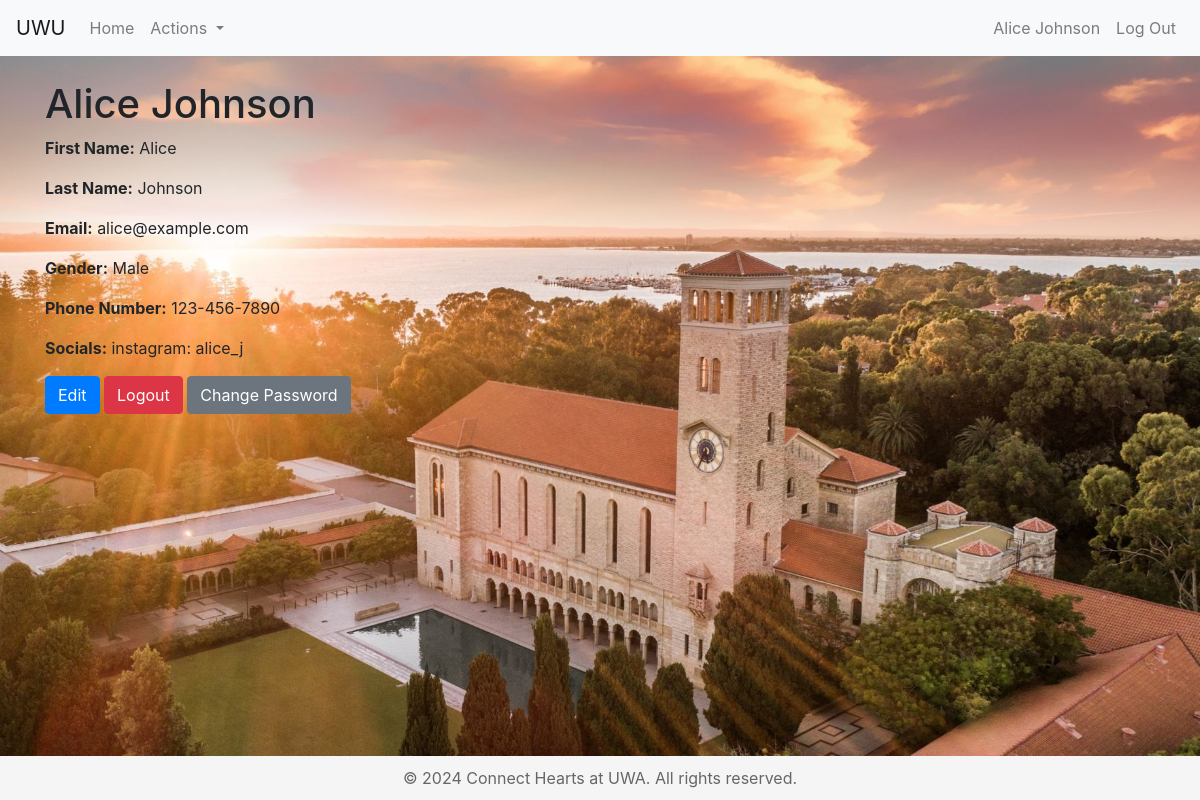
The page /auth/account (signed in) on the database as committed earlier.
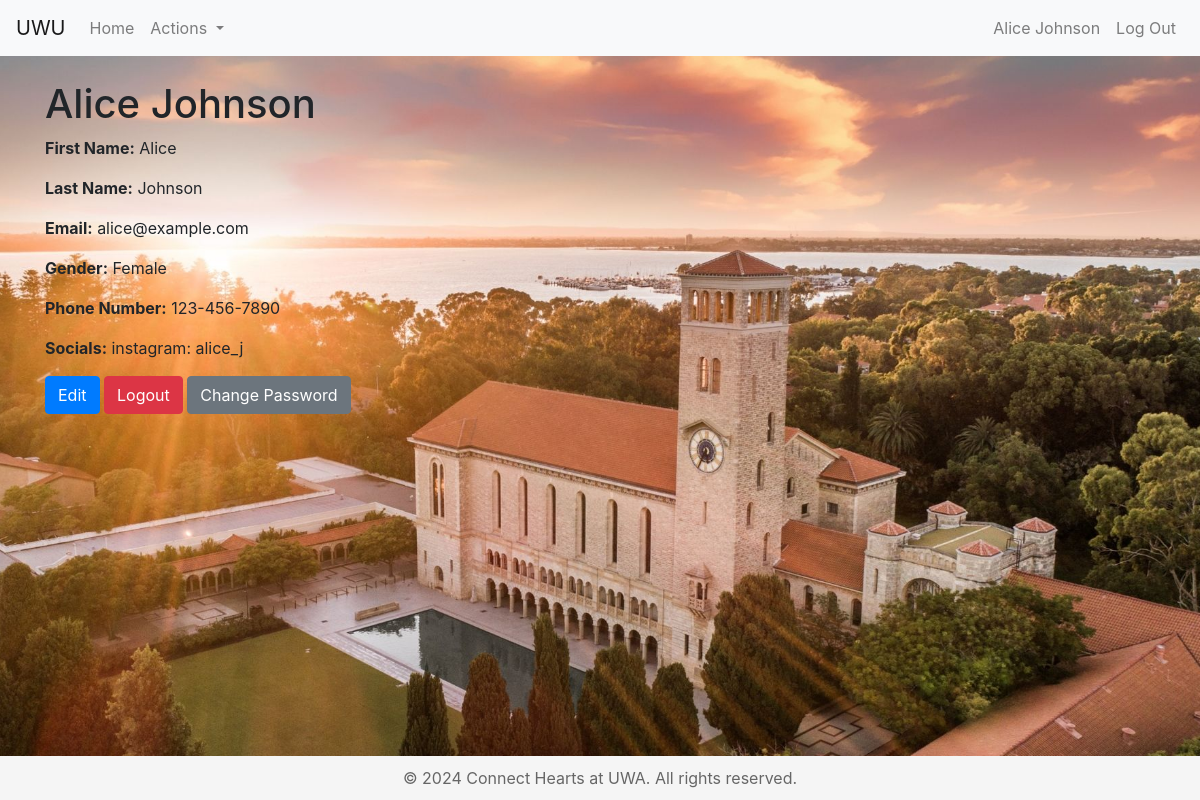
The same page on the database as committed later.
### models.py (models this page shows)
class User(db.Model):
    user_id = db.Column(db.Integer, primary_key=True)
    first_name = db.Column(db.String(100), nullable=False)
    last_name = db.Column(db.String(100), nullable=False)
    gender = db.Column(db.String(50))
    email = db.Column(db.String(100), unique=True, nullable=False)
    password_hash = db.Column(db.String(128), nullable=False)
    phone_number = db.Column(db.String(50))
    socials = db.Column(db.Text)
    posts = db.relationship("Post", backref="author", lazy=True)
    replies = db.relationship("Reply", backref="replier", lazy=True)

### blueprints/auth.py (the view, shortened to what this page needs)
@auth.route("/account", methods=["GET", "POST"])
def account():
    if "user_id" not in session:
        flash("You must be logged in to access this page.", "danger")
        return redirect(url_for("auth.login"))
    user = User.query.get(session["user_id"])
    return render_template("account.html", user=user)

### templates/account.html (shortened to what this page needs)
{% extends "base.html" %}
{% block content %}
<div class="container mt-4">
  <h1>{{ user.first_name }} {{ user.last_name }}</h1>
  <p><strong>First Name:</strong> {{ user.first_name }}</p>
  <p><strong>Last Name:</strong> {{ user.last_name }}</p>
  <p><strong>Email:</strong> {{ user.email }}</p>
  <p><strong>Gender:</strong> {{ user.gender or 'Not provided' }}</p>
  <p><strong>Phone Number:</strong> {{ user.phone_number or 'Not provided' }}</p>
  <p><strong>Socials:</strong> {{ user.socials or 'Not provided' }}</p>
  <button class="btn btn-primary" id="editButton">Edit</button>
  <a href="{{ url_for('auth.logout') }}" class="btn btn-danger">Logout</a>
  <button class="btn btn-secondary" id="changePasswordButton">Change Password</button>
</div>
{% endblock %}

Rows that differ between the two databases and show on the page:
changed User "Alice": gender "Male" → "Female"
